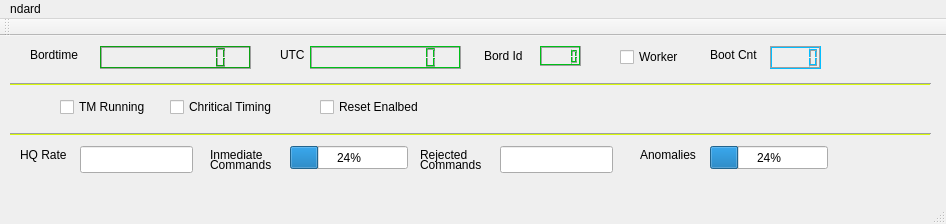
<?xml version="1.0" encoding="UTF-8"?>
<ui version="4.0">
 <class>TelemetryPrinter</class>
 <widget class="QMainWindow" name="TelemetryPrinter">
  <property name="geometry">
   <rect>
    <x>0</x>
    <y>0</y>
    <width>946</width>
    <height>224</height>
   </rect>
  </property>
  <property name="mouseTracking">
   <bool>false</bool>
  </property>
  <property name="windowTitle">
   <string>TelemetryPrinter</string>
  </property>
  <property name="autoFillBackground">
   <bool>false</bool>
  </property>
  <widget class="QWidget" name="centralWidget">
   <widget class="QLabel" name="label">
    <property name="geometry">
     <rect>
      <x>30</x>
      <y>10</y>
      <width>55</width>
      <height>17</height>
     </rect>
    </property>
    <property name="text">
     <string>Bordtime</string>
    </property>
   </widget>
   <widget class="QLCDNumber" name="TIM_BoardTime_Secs">
    <property name="geometry">
     <rect>
      <x>100</x>
      <y>10</y>
      <width>151</width>
      <height>23</height>
     </rect>
    </property>
    <property name="palette">
     <palette>
      <active>
       <colorrole role="Button">
        <brush brushstyle="SolidPattern">
         <color alpha="255">
          <red>7</red>
          <green>232</green>
          <blue>57</blue>
         </color>
        </brush>
       </colorrole>
       <colorrole role="Light">
        <brush brushstyle="SolidPattern">
         <color alpha="255">
          <red>12</red>
          <green>161</green>
          <blue>18</blue>
         </color>
        </brush>
       </colorrole>
       <colorrole role="Midlight">
        <brush brushstyle="SolidPattern">
         <color alpha="255">
          <red>232</red>
          <green>164</green>
          <blue>28</blue>
         </color>
        </brush>
       </colorrole>
      </active>
      <inactive>
       <colorrole role="Button">
        <brush brushstyle="SolidPattern">
         <color alpha="255">
          <red>7</red>
          <green>232</green>
          <blue>57</blue>
         </color>
        </brush>
       </colorrole>
       <colorrole role="Light">
        <brush brushstyle="SolidPattern">
         <color alpha="255">
          <red>12</red>
          <green>161</green>
          <blue>18</blue>
         </color>
        </brush>
       </colorrole>
       <colorrole role="Midlight">
        <brush brushstyle="SolidPattern">
         <color alpha="255">
          <red>232</red>
          <green>164</green>
          <blue>28</blue>
         </color>
        </brush>
       </colorrole>
      </inactive>
      <disabled>
       <colorrole role="Button">
        <brush brushstyle="SolidPattern">
         <color alpha="255">
          <red>7</red>
          <green>232</green>
          <blue>57</blue>
         </color>
        </brush>
       </colorrole>
       <colorrole role="Light">
        <brush brushstyle="SolidPattern">
         <color alpha="255">
          <red>12</red>
          <green>161</green>
          <blue>18</blue>
         </color>
        </brush>
       </colorrole>
       <colorrole role="Midlight">
        <brush brushstyle="SolidPattern">
         <color alpha="255">
          <red>232</red>
          <green>164</green>
          <blue>28</blue>
         </color>
        </brush>
       </colorrole>
      </disabled>
     </palette>
    </property>
    <property name="digitCount">
     <number>10</number>
    </property>
   </widget>
   <widget class="QLCDNumber" name="TIM_UTC_Secs">
    <property name="geometry">
     <rect>
      <x>310</x>
      <y>10</y>
      <width>151</width>
      <height>23</height>
     </rect>
    </property>
    <property name="palette">
     <palette>
      <active>
       <colorrole role="Button">
        <brush brushstyle="SolidPattern">
         <color alpha="255">
          <red>226</red>
          <green>8</green>
          <blue>8</blue>
         </color>
        </brush>
       </colorrole>
       <colorrole role="Light">
        <brush brushstyle="SolidPattern">
         <color alpha="255">
          <red>0</red>
          <green>191</green>
          <blue>24</blue>
         </color>
        </brush>
       </colorrole>
       <colorrole role="Midlight">
        <brush brushstyle="SolidPattern">
         <color alpha="255">
          <red>232</red>
          <green>164</green>
          <blue>28</blue>
         </color>
        </brush>
       </colorrole>
      </active>
      <inactive>
       <colorrole role="Button">
        <brush brushstyle="SolidPattern">
         <color alpha="255">
          <red>226</red>
          <green>8</green>
          <blue>8</blue>
         </color>
        </brush>
       </colorrole>
       <colorrole role="Light">
        <brush brushstyle="SolidPattern">
         <color alpha="255">
          <red>0</red>
          <green>191</green>
          <blue>24</blue>
         </color>
        </brush>
       </colorrole>
       <colorrole role="Midlight">
        <brush brushstyle="SolidPattern">
         <color alpha="255">
          <red>232</red>
          <green>164</green>
          <blue>28</blue>
         </color>
        </brush>
       </colorrole>
      </inactive>
      <disabled>
       <colorrole role="Button">
        <brush brushstyle="SolidPattern">
         <color alpha="255">
          <red>226</red>
          <green>8</green>
          <blue>8</blue>
         </color>
        </brush>
       </colorrole>
       <colorrole role="Light">
        <brush brushstyle="SolidPattern">
         <color alpha="255">
          <red>0</red>
          <green>191</green>
          <blue>24</blue>
         </color>
        </brush>
       </colorrole>
       <colorrole role="Midlight">
        <brush brushstyle="SolidPattern">
         <color alpha="255">
          <red>232</red>
          <green>164</green>
          <blue>28</blue>
         </color>
        </brush>
       </colorrole>
      </disabled>
     </palette>
    </property>
    <property name="digitCount">
     <number>10</number>
    </property>
   </widget>
   <widget class="QLabel" name="label_2">
    <property name="geometry">
     <rect>
      <x>280</x>
      <y>10</y>
      <width>55</width>
      <height>17</height>
     </rect>
    </property>
    <property name="text">
     <string>UTC</string>
    </property>
   </widget>
   <widget class="QLCDNumber" name="CMM_NodeId">
    <property name="geometry">
     <rect>
      <x>540</x>
      <y>10</y>
      <width>41</width>
      <height>20</height>
     </rect>
    </property>
    <property name="palette">
     <palette>
      <active>
       <colorrole role="Button">
        <brush brushstyle="SolidPattern">
         <color alpha="255">
          <red>226</red>
          <green>8</green>
          <blue>8</blue>
         </color>
        </brush>
       </colorrole>
       <colorrole role="Light">
        <brush brushstyle="SolidPattern">
         <color alpha="255">
          <red>0</red>
          <green>191</green>
          <blue>24</blue>
         </color>
        </brush>
       </colorrole>
       <colorrole role="Midlight">
        <brush brushstyle="SolidPattern">
         <color alpha="255">
          <red>232</red>
          <green>164</green>
          <blue>28</blue>
         </color>
        </brush>
       </colorrole>
      </active>
      <inactive>
       <colorrole role="Button">
        <brush brushstyle="SolidPattern">
         <color alpha="255">
          <red>226</red>
          <green>8</green>
          <blue>8</blue>
         </color>
        </brush>
       </colorrole>
       <colorrole role="Light">
        <brush brushstyle="SolidPattern">
         <color alpha="255">
          <red>0</red>
          <green>191</green>
          <blue>24</blue>
         </color>
        </brush>
       </colorrole>
       <colorrole role="Midlight">
        <brush brushstyle="SolidPattern">
         <color alpha="255">
          <red>232</red>
          <green>164</green>
          <blue>28</blue>
         </color>
        </brush>
       </colorrole>
      </inactive>
      <disabled>
       <colorrole role="Button">
        <brush brushstyle="SolidPattern">
         <color alpha="255">
          <red>226</red>
          <green>8</green>
          <blue>8</blue>
         </color>
        </brush>
       </colorrole>
       <colorrole role="Light">
        <brush brushstyle="SolidPattern">
         <color alpha="255">
          <red>0</red>
          <green>191</green>
          <blue>24</blue>
         </color>
        </brush>
       </colorrole>
       <colorrole role="Midlight">
        <brush brushstyle="SolidPattern">
         <color alpha="255">
          <red>232</red>
          <green>164</green>
          <blue>28</blue>
         </color>
        </brush>
       </colorrole>
      </disabled>
     </palette>
    </property>
   </widget>
   <widget class="QLabel" name="label_3">
    <property name="geometry">
     <rect>
      <x>484</x>
      <y>10</y>
      <width>51</width>
      <height>20</height>
     </rect>
    </property>
    <property name="text">
     <string>Bord Id</string>
    </property>
   </widget>
   <widget class="QCheckBox" name="CMM_AmIWorker">
    <property name="geometry">
     <rect>
      <x>620</x>
      <y>10</y>
      <width>85</width>
      <height>22</height>
     </rect>
    </property>
    <property name="text">
     <string>Worker</string>
    </property>
   </widget>
   <widget class="QCheckBox" name="HKE_Downlink_Running">
    <property name="geometry">
     <rect>
      <x>60</x>
      <y>60</y>
      <width>101</width>
      <height>22</height>
     </rect>
    </property>
    <property name="text">
     <string>TM Running</string>
    </property>
   </widget>
   <widget class="QCheckBox" name="WAT_TimingChritical">
    <property name="geometry">
     <rect>
      <x>170</x>
      <y>60</y>
      <width>121</width>
      <height>22</height>
     </rect>
    </property>
    <property name="text">
     <string>Chritical Timing</string>
    </property>
   </widget>
   <widget class="QCheckBox" name="WAT_ResetEnabled">
    <property name="geometry">
     <rect>
      <x>320</x>
      <y>60</y>
      <width>111</width>
      <height>22</height>
     </rect>
    </property>
    <property name="text">
     <string>Reset Enalbed</string>
    </property>
   </widget>
   <widget class="QLabel" name="label_4">
    <property name="geometry">
     <rect>
      <x>20</x>
      <y>110</y>
      <width>55</width>
      <height>17</height>
     </rect>
    </property>
    <property name="text">
     <string>HQ Rate</string>
    </property>
   </widget>
   <widget class="QLineEdit" name="HKE_HistoryRate">
    <property name="geometry">
     <rect>
      <x>80</x>
      <y>110</y>
      <width>113</width>
      <height>27</height>
     </rect>
    </property>
   </widget>
   <widget class="Line" name="line">
    <property name="geometry">
     <rect>
      <x>10</x>
      <y>40</y>
      <width>921</width>
      <height>16</height>
     </rect>
    </property>
    <property name="palette">
     <palette>
      <active>
       <colorrole role="Button">
        <brush brushstyle="SolidPattern">
         <color alpha="255">
          <red>228</red>
          <green>43</green>
          <blue>43</blue>
         </color>
        </brush>
       </colorrole>
       <colorrole role="Light">
        <brush brushstyle="SolidPattern">
         <color alpha="255">
          <red>214</red>
          <green>248</green>
          <blue>11</blue>
         </color>
        </brush>
       </colorrole>
       <colorrole role="Shadow">
        <brush brushstyle="SolidPattern">
         <color alpha="255">
          <red>26</red>
          <green>14</green>
          <blue>240</blue>
         </color>
        </brush>
       </colorrole>
      </active>
      <inactive>
       <colorrole role="Button">
        <brush brushstyle="SolidPattern">
         <color alpha="255">
          <red>228</red>
          <green>43</green>
          <blue>43</blue>
         </color>
        </brush>
       </colorrole>
       <colorrole role="Light">
        <brush brushstyle="SolidPattern">
         <color alpha="255">
          <red>214</red>
          <green>248</green>
          <blue>11</blue>
         </color>
        </brush>
       </colorrole>
       <colorrole role="Shadow">
        <brush brushstyle="SolidPattern">
         <color alpha="255">
          <red>26</red>
          <green>14</green>
          <blue>240</blue>
         </color>
        </brush>
       </colorrole>
      </inactive>
      <disabled>
       <colorrole role="Button">
        <brush brushstyle="SolidPattern">
         <color alpha="255">
          <red>228</red>
          <green>43</green>
          <blue>43</blue>
         </color>
        </brush>
       </colorrole>
       <colorrole role="Light">
        <brush brushstyle="SolidPattern">
         <color alpha="255">
          <red>214</red>
          <green>248</green>
          <blue>11</blue>
         </color>
        </brush>
       </colorrole>
       <colorrole role="Shadow">
        <brush brushstyle="SolidPattern">
         <color alpha="255">
          <red>26</red>
          <green>14</green>
          <blue>240</blue>
         </color>
        </brush>
       </colorrole>
      </disabled>
     </palette>
    </property>
    <property name="orientation">
     <enum>Qt::Horizontal</enum>
    </property>
   </widget>
   <widget class="Line" name="line_2">
    <property name="geometry">
     <rect>
      <x>10</x>
      <y>90</y>
      <width>921</width>
      <height>16</height>
     </rect>
    </property>
    <property name="palette">
     <palette>
      <active>
       <colorrole role="Button">
        <brush brushstyle="SolidPattern">
         <color alpha="255">
          <red>228</red>
          <green>43</green>
          <blue>43</blue>
         </color>
        </brush>
       </colorrole>
       <colorrole role="Light">
        <brush brushstyle="SolidPattern">
         <color alpha="255">
          <red>214</red>
          <green>248</green>
          <blue>11</blue>
         </color>
        </brush>
       </colorrole>
       <colorrole role="Shadow">
        <brush brushstyle="SolidPattern">
         <color alpha="255">
          <red>26</red>
          <green>14</green>
          <blue>240</blue>
         </color>
        </brush>
       </colorrole>
      </active>
      <inactive>
       <colorrole role="Button">
        <brush brushstyle="SolidPattern">
         <color alpha="255">
          <red>228</red>
          <green>43</green>
          <blue>43</blue>
         </color>
        </brush>
       </colorrole>
       <colorrole role="Light">
        <brush brushstyle="SolidPattern">
         <color alpha="255">
          <red>214</red>
          <green>248</green>
          <blue>11</blue>
         </color>
        </brush>
       </colorrole>
       <colorrole role="Shadow">
        <brush brushstyle="SolidPattern">
         <color alpha="255">
          <red>26</red>
          <green>14</green>
          <blue>240</blue>
         </color>
        </brush>
       </colorrole>
      </inactive>
      <disabled>
       <colorrole role="Button">
        <brush brushstyle="SolidPattern">
         <color alpha="255">
          <red>228</red>
          <green>43</green>
          <blue>43</blue>
         </color>
        </brush>
       </colorrole>
       <colorrole role="Light">
        <brush brushstyle="SolidPattern">
         <color alpha="255">
          <red>214</red>
          <green>248</green>
          <blue>11</blue>
         </color>
        </brush>
       </colorrole>
       <colorrole role="Shadow">
        <brush brushstyle="SolidPattern">
         <color alpha="255">
          <red>26</red>
          <green>14</green>
          <blue>240</blue>
         </color>
        </brush>
       </colorrole>
      </disabled>
     </palette>
    </property>
    <property name="orientation">
     <enum>Qt::Horizontal</enum>
    </property>
   </widget>
   <widget class="QProgressBar" name="CMD_InmdiatCmdCnt">
    <property name="geometry">
     <rect>
      <x>290</x>
      <y>110</y>
      <width>118</width>
      <height>23</height>
     </rect>
    </property>
    <property name="value">
     <number>24</number>
    </property>
   </widget>
   <widget class="QLabel" name="label_5">
    <property name="geometry">
     <rect>
      <x>210</x>
      <y>110</y>
      <width>61</width>
      <height>17</height>
     </rect>
    </property>
    <property name="text">
     <string>Inmediate</string>
    </property>
   </widget>
   <widget class="QLabel" name="label_6">
    <property name="geometry">
     <rect>
      <x>210</x>
      <y>120</y>
      <width>71</width>
      <height>17</height>
     </rect>
    </property>
    <property name="text">
     <string>Commands</string>
    </property>
   </widget>
   <widget class="QLabel" name="label_7">
    <property name="geometry">
     <rect>
      <x>420</x>
      <y>120</y>
      <width>71</width>
      <height>17</height>
     </rect>
    </property>
    <property name="text">
     <string>Commands</string>
    </property>
   </widget>
   <widget class="QLabel" name="label_8">
    <property name="geometry">
     <rect>
      <x>420</x>
      <y>110</y>
      <width>61</width>
      <height>17</height>
     </rect>
    </property>
    <property name="text">
     <string>Rejected</string>
    </property>
   </widget>
   <widget class="QProgressBar" name="ANM_AnomalyCnt">
    <property name="geometry">
     <rect>
      <x>710</x>
      <y>110</y>
      <width>118</width>
      <height>23</height>
     </rect>
    </property>
    <property name="value">
     <number>24</number>
    </property>
   </widget>
   <widget class="QLabel" name="label_9">
    <property name="geometry">
     <rect>
      <x>640</x>
      <y>110</y>
      <width>71</width>
      <height>17</height>
     </rect>
    </property>
    <property name="text">
     <string>Anomalies</string>
    </property>
   </widget>
   <widget class="QLabel" name="label_10">
    <property name="geometry">
     <rect>
      <x>710</x>
      <y>10</y>
      <width>55</width>
      <height>17</height>
     </rect>
    </property>
    <property name="text">
     <string>Boot Cnt</string>
    </property>
   </widget>
   <widget class="QLCDNumber" name="CMM_BootCnt">
    <property name="geometry">
     <rect>
      <x>770</x>
      <y>10</y>
      <width>51</width>
      <height>23</height>
     </rect>
    </property>
    <property name="palette">
     <palette>
      <active>
       <colorrole role="Button">
        <brush brushstyle="SolidPattern">
         <color alpha="255">
          <red>7</red>
          <green>20</green>
          <blue>232</blue>
         </color>
        </brush>
       </colorrole>
       <colorrole role="Light">
        <brush brushstyle="SolidPattern">
         <color alpha="255">
          <red>4</red>
          <green>189</green>
          <blue>255</blue>
         </color>
        </brush>
       </colorrole>
       <colorrole role="Midlight">
        <brush brushstyle="SolidPattern">
         <color alpha="255">
          <red>232</red>
          <green>164</green>
          <blue>28</blue>
         </color>
        </brush>
       </colorrole>
      </active>
      <inactive>
       <colorrole role="Button">
        <brush brushstyle="SolidPattern">
         <color alpha="255">
          <red>7</red>
          <green>20</green>
          <blue>232</blue>
         </color>
        </brush>
       </colorrole>
       <colorrole role="Light">
        <brush brushstyle="SolidPattern">
         <color alpha="255">
          <red>4</red>
          <green>189</green>
          <blue>255</blue>
         </color>
        </brush>
       </colorrole>
       <colorrole role="Midlight">
        <brush brushstyle="SolidPattern">
         <color alpha="255">
          <red>232</red>
          <green>164</green>
          <blue>28</blue>
         </color>
        </brush>
       </colorrole>
      </inactive>
      <disabled>
       <colorrole role="Button">
        <brush brushstyle="SolidPattern">
         <color alpha="255">
          <red>7</red>
          <green>20</green>
          <blue>232</blue>
         </color>
        </brush>
       </colorrole>
       <colorrole role="Light">
        <brush brushstyle="SolidPattern">
         <color alpha="255">
          <red>4</red>
          <green>189</green>
          <blue>255</blue>
         </color>
        </brush>
       </colorrole>
       <colorrole role="Midlight">
        <brush brushstyle="SolidPattern">
         <color alpha="255">
          <red>232</red>
          <green>164</green>
          <blue>28</blue>
         </color>
        </brush>
       </colorrole>
      </disabled>
     </palette>
    </property>
    <property name="frameShape">
     <enum>QFrame::Box</enum>
    </property>
    <property name="frameShadow">
     <enum>QFrame::Sunken</enum>
    </property>
    <property name="segmentStyle">
     <enum>QLCDNumber::Outline</enum>
    </property>
   </widget>
   <widget class="QLineEdit" name="CMD_RejectedCmdCnt">
    <property name="geometry">
     <rect>
      <x>500</x>
      <y>110</y>
      <width>113</width>
      <height>27</height>
     </rect>
    </property>
    <property name="palette">
     <palette>
      <active>
       <colorrole role="WindowText">
        <brush brushstyle="SolidPattern">
         <color alpha="255">
          <red>255</red>
          <green>0</green>
          <blue>0</blue>
         </color>
        </brush>
       </colorrole>
       <colorrole role="Text">
        <brush brushstyle="SolidPattern">
         <color alpha="255">
          <red>255</red>
          <green>6</green>
          <blue>6</blue>
         </color>
        </brush>
       </colorrole>
      </active>
      <inactive>
       <colorrole role="WindowText">
        <brush brushstyle="SolidPattern">
         <color alpha="255">
          <red>255</red>
          <green>0</green>
          <blue>0</blue>
         </color>
        </brush>
       </colorrole>
       <colorrole role="Text">
        <brush brushstyle="SolidPattern">
         <color alpha="255">
          <red>255</red>
          <green>6</green>
          <blue>6</blue>
         </color>
        </brush>
       </colorrole>
      </inactive>
      <disabled>
       <colorrole role="WindowText">
        <brush brushstyle="SolidPattern">
         <color alpha="255">
          <red>140</red>
          <green>140</green>
          <blue>140</blue>
         </color>
        </brush>
       </colorrole>
       <colorrole role="Text">
        <brush brushstyle="SolidPattern">
         <color alpha="255">
          <red>140</red>
          <green>140</green>
          <blue>140</blue>
         </color>
        </brush>
       </colorrole>
      </disabled>
     </palette>
    </property>
   </widget>
  </widget>
  <widget class="QMenuBar" name="menuBar">
   <property name="geometry">
    <rect>
     <x>0</x>
     <y>0</y>
     <width>946</width>
     <height>27</height>
    </rect>
   </property>
   <widget class="QMenu" name="menuNdard">
    <property name="title">
     <string>ndard</string>
    </property>
   </widget>
   <addaction name="menuNdard"/>
  </widget>
  <widget class="QToolBar" name="mainToolBar">
   <attribute name="toolBarArea">
    <enum>TopToolBarArea</enum>
   </attribute>
   <attribute name="toolBarBreak">
    <bool>false</bool>
   </attribute>
  </widget>
  <widget class="QStatusBar" name="statusBar"/>
 </widget>
 <layoutdefault spacing="6" margin="11"/>
 <resources/>
 <connections/>
</ui>
